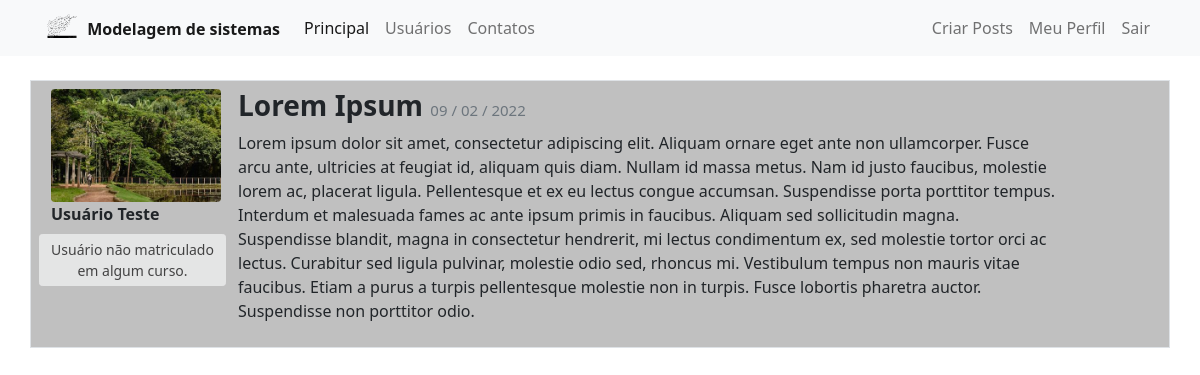
/expose_post/4 (signed in), run on the app's committed database.
### general_system/models.py (models this page shows)
class Usuario(data_base.Model, UserMixin):
    id = data_base.Column(data_base.Integer, primary_key=True)
    username = data_base.Column(data_base.String, nullable=False)
    email = data_base.Column(data_base.String, nullable=False, unique=True)
    password = data_base.Column(data_base.String, nullable=False)
    perf_photo = data_base.Column(data_base.String, default='default.jpg')
    posts = data_base.relationship('Post', backref='autor', lazy=True)
    courses = data_base.Column(data_base.String, nullable=False, default='')

class Post(data_base.Model):
    id = data_base.Column(data_base.Integer, primary_key=True)
    title = data_base.Column(data_base.String, nullable=False)
    bory_text = data_base.Column(data_base.Text, nullable=False)
    date_create = data_base.Column(data_base.DateTime, nullable=False, default=datetime.utcnow)
    id_user = data_base.Column(data_base.Integer, data_base.ForeignKey('usuario.id'), nullable=False)

### general_system/routes.py (the view)
@app.route('/expose_post/<post_id>', methods=['GET', 'POST'])
@login_required
def expose_post(post_id):
    post = Post.query.get(post_id)
    if current_user == post.autor:
        form_edit_post = FormCreatePost()
        if request.method == 'GET':
            form_edit_post.title.data = post.title
            form_edit_post.bory_text.data = post.bory_text
        elif form_edit_post.validate_on_submit():
            post.title = form_edit_post.title.data
            post.bory_text = form_edit_post.bory_text.data
            data_base.session.commit()
            flash(f'Post editado com sucesso!', 'alert-success')
            return redirect(url_for('home'))
    else:
        form_edit_post = None
    return render_template('expose_post.html', post=post, form_post=form_edit_post)

### general_system/models.py (called while the page is built)
@login_manager.user_loader
def load_user(id_user):
    return Usuario.query.get(int(id_user))

### general_system/templates/expose_post.html (shortened to what this page needs)
{% extends 'base.html' %}
{% block bory %}
    <div class="container mt-3">
        <div class="row border mt-4 p-2 publications">
            <div class="col col-2">
                <div class="image pe-3 "> <img src="{{url_for('static', filename='image_id_user/{}'.format(post.autor.perf_photo))}}" class="rounded" width="170"> </div>
                <strong>{{ post.autor.username }}</strong>
                <div class="row justify-content-center">
                    {% if 'Não Informado' in post.autor.courses or post.autor.courses == '' %}
                        <button type="button" class="btn btn-sm btn-light mt-2" disabled>Usuário não matriculado em algum curso.</button>
                    {% else %}
                        {% for course in post.autor.courses.split(';') %}
                             <button type="button" class="btn btn-sm btn-dark mt-2" disabled>{{ course }}</button>
                        {% endfor %}
                    {% endif %}
                </div>
            </div>
            <div class="col col-9">
                <h3>
                    <strong> {{ post.title }}</strong>
                    <small class="text-muted" style="font-size: 15px">
                        {{ post.date_create.strftime('%d / %m / %Y')}}
                    </small>
                </h3>
                <p>{{ post.bory_text }}</p>
            </div>
        </div>
    </div>
{% endblock %}

### general_system/static/main.css (style rules this page uses)
.publications { background: #c0c0c0 !important; }

### data on the page
Usuario: perf_photo (picture), autor.username "Usuário Teste"
Post: title "Lorem Ipsum", date_create "09 / 02 / 2022", bory_text "Lorem ipsum dolor sit amet, consectetur adipiscing elit. Aliquam ornare eget ante non ullamcorper. Fusce arcu ante, ultricies at feugiat id, aliquam quis diam. Nullam id massa metus. Nam id justo faucibus, molestie lorem ac, placerat ligula. Pellentesque et ex eu lectus congue accumsan. Suspendisse porta porttitor tempus. Interdum et malesuada fames ac ante ipsum primis in faucibus. Aliquam sed sollicitudin magna. Suspendisse blandit, magna in consectetur hendrerit, mi lectus condimentum ex, sed molestie tortor orci ac lectus. Curabitur sed ligula pulvinar, molestie odio sed, rhoncus mi. Vestibulum tempus non mauris vitae faucibus. Etiam a purus a turpis pellentesque molestie non in turpis.…"
